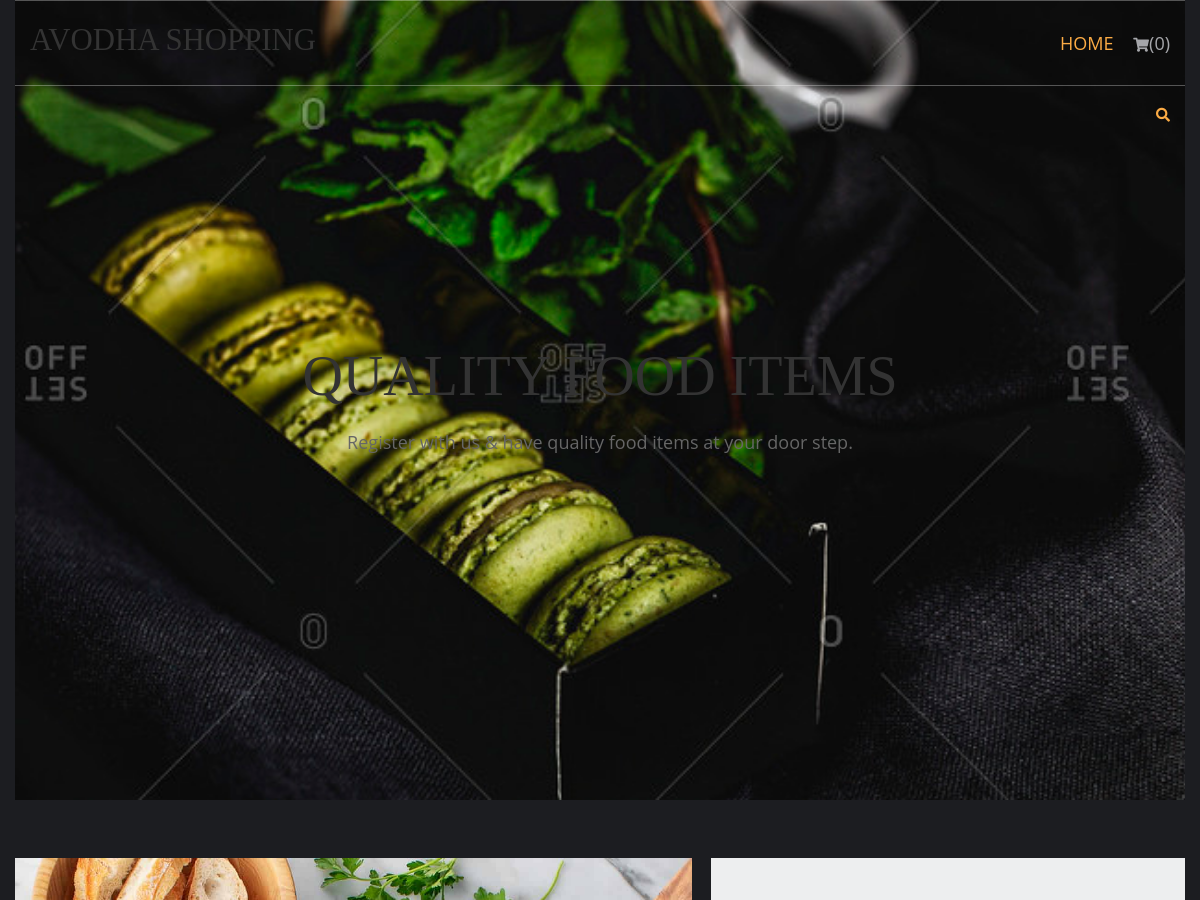
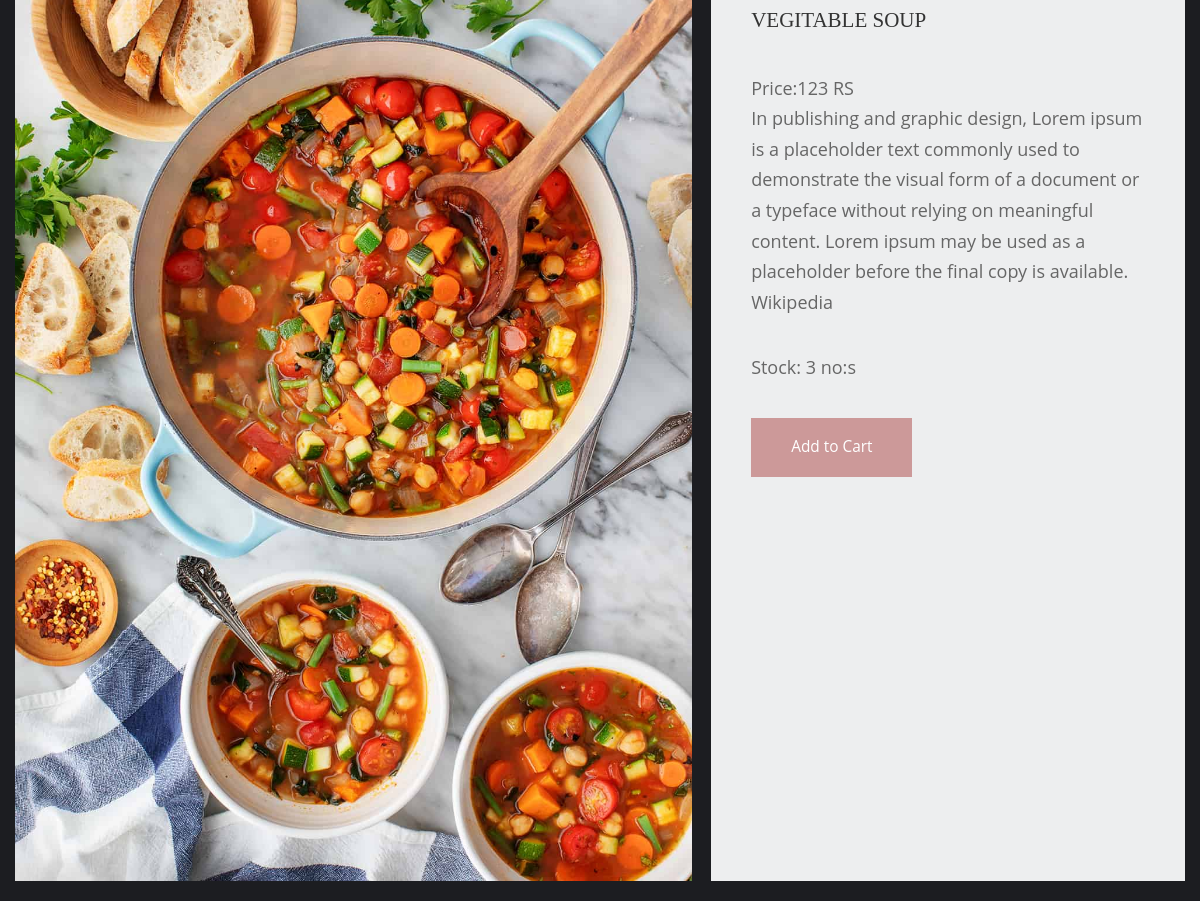
/vegitable/vegitable-soup, run on the app's committed database (2 pictures, top to bottom).
### shop/models.py (models this page shows, shortened)
class products(models.Model):
    name=models.CharField(max_length=150,unique=True)
    slug = models.SlugField(max_length=150, unique=True)
    img=models.ImageField(upload_to='product')
    desc=models.TextField()
    stock=models.IntegerField()
    available=models.BooleanField()
    price=models.IntegerField()
    category=models.ForeignKey(categ,on_delete=models.CASCADE)
    def get_url(self):
        return reverse('details',args=[self.category.slug,self.slug])

### shop/views.py (the view)
# urls.py: path('<slug:c_slug>/<slug:product_slug>', views.proddetails, name='details'),
def proddetails(request,c_slug,product_slug):
     try:
      prod=products.objects.filter(category__slug=c_slug,slug=product_slug)
     except Exception as e:
        raise e
     return render(request,'item.html',{'pr':prod})

### cart/context_processor.py (called while the page is built)
def count(request):
    item_count=0
    if 'admin' in request.path:
        return {}
    else:
        try:
            ct=cartlist.objects.filter(cart_id=c_id(request))
            cti=items.objects.all().filter(cart=ct[:1])
            for c in cti:
                item_count+=c.quan
        except cartlist.DoesNotExist:
            item_count=0
        return dict(itc=item_count)

### cart/views.py (called while the page is built)
def c_id(request):
    ct_id=request.session.session_key
    if not ct_id:
        ct_id=request.session.create()
    return ct_id

### templates/item.html (shortened to what this page needs)
{% extends 'base.html' %}
{% load static %}
{% load staticfiles %}
{% block content %}
<html lang="en">
<head>
    <link href="{% static 'pr/fontawesome/css/all.min.css' %}" rel="stylesheet" />
    <link href="{% static 'pr/css/templatemo-comparto.css' %}" rel="stylesheet" />
</head>
<body>
    <br> <br>
        <section class="tm-mb-1" id="about">
            <div class="tm-row tm-about-row">
                {% for i in pr %}
                <div class="tm-section-1-l">
                    <img src="{{i.img.url}}" alt="About image" class="tm-img-responsive">
                </div>
                <article class="tm-section-1-r tm-bg-color-8">
                    <h2 class="tm-mb-2 tm-title-color">{{i.name}}</h2>
                    <p>Price:{{i.price}} RS<br>{{i.desc}}</p>
                    <p>Stock: {{i.stock}} no:s</p>
{% if i.stock <= 0 %}
    <h1 style="color:red"> Sorry !! No stock left </h1>
{% else %}
    <a href="{% url 'addcart' i.id %}" class="tm-btn tm-btn-1 tm-link-to-services">Add to Cart</a>
{% endif %}
 {% endfor %}
                </article>
            </div>
        </section>
</body>
</html>
{% endblock %}

### static/hm/layout/styles/layout.css (style rules this page uses)
*, *::before, *::after { transition:all .3s ease-in-out; }
body { color:#A5A6AA; background-color:#1C1D21; }
a { color:#FBAB45; }

### static/pr/css/templatemo-comparto.css (style rules this page uses)
*, *::before, *::after { box-sizing: border-box; outline: none; }
ul, h1, h2, h3, h4, p, figure { padding: 0; margin: 0; }
body { font-family: 'Open Sans', Arial, sans-serif; font-size: 18px; overflow-x: hidden; padding-left: 15px; padding-right: 15px; margin: 0; }
h2 { font-size: 1.5rem; }
a { transition: all 0.3s ease; text-decoration: none; }
p { color: #666; line-height: 1.7; margin-bottom: 35px; }
h1, h2, h3, h4, h5, h6 { color: #333; }
.tm-mb-1 { margin-bottom: 20px; }
.tm-mb-2 { margin-bottom: 40px; }
.tm-bg-color-8 { background-color: #EDEEEF; }
.tm-img-responsive { max-width: 100%; height: auto; }
.tm-section-1-l { width: 57.85%; margin-right: 1.65%; }
.tm-section-1-r { padding: 50px 40px; width: 40.5%; }
.tm-row { display: flex; }
.tm-btn { display: inline-block; padding: 15px 40px; font-size: 1.1rem; border: none; background-color: #CC9999; color: white; }
a { color: #666; }

### static/hm/layout/styles/framework.css (style rules this page uses)
html { overflow-y:scroll; overflow-x:hidden; }
html, body { margin:0; padding:0; font-size:14px; line-height:1.6em; }
*, *::before, *::after { box-sizing:border-box; }
a { outline:none; text-decoration:none; }
img { width:auto; max-width:100%; height:auto; margin:0; padding:0; border:none; line-height:normal; vertical-align:middle; }
body, input, textarea, select { font-family:Verdana, Geneva, sans-serif; }
h1, h2, h3, h4, h5, h6, .heading { font-family:Georgia, "Times New Roman", Times, serif; }
::placeholder { opacity:1; }
h1, h2, h3, h4, h5, h6, .heading { margin:0 0 20px 0; font-size:1.4rem; line-height:normal; font-weight:normal; text-transform:uppercase; }
address, article, aside, figcaption, figure, footer, header, main, nav, section { display:block; margin:0; padding:0; }

### data on the page
products: img (picture), name "VEGITABLE SOUP", price "123", desc "In publishing and graphic design, Lorem ipsum is a placeholder text commonly used to demonstrate the visual form of a document or a typeface without relying on meaningful content. Lorem ipsum may be used as a placeholder before the final copy is available. Wikipedia", stock "3", shows "Add to Cart"

### other printed values
{{ itc }} "0"
